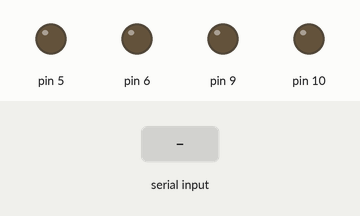
The sketch below on a simulated Arduino Uno, built with avr-gcc and run on an emulated ATmega328P. Parts: output pins drawn as LEDs (lit = HIGH). The inputs (shaded band) are chosen by the test bench.

Above: at 1.2 s.
1.3 s: "f" received over Serial
At 1.9 s:
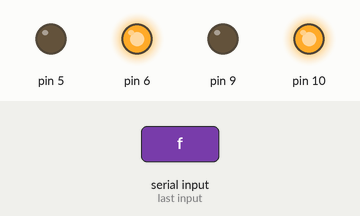
2.8 s: "b" received over Serial
At 4.0 s:
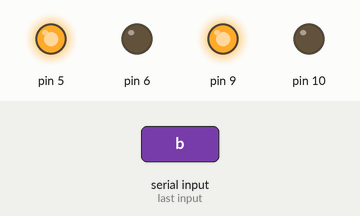
4.3 s: "l" received over Serial
At 5.3 s:
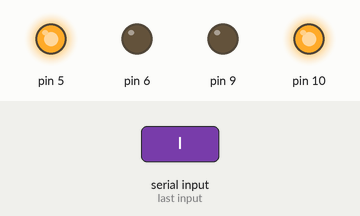
5.8 s: "r" received over Serial
At 6.5 s:
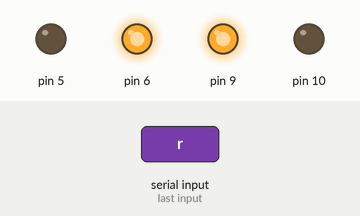
7.3 s: "s" received over Serial
At 7.6 s:
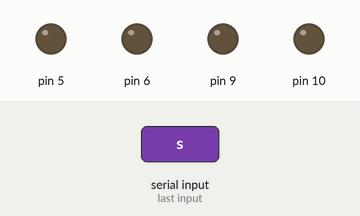
Timing chart, 0 to 9.8 s (numbered marks = the images above; inputs shaded):
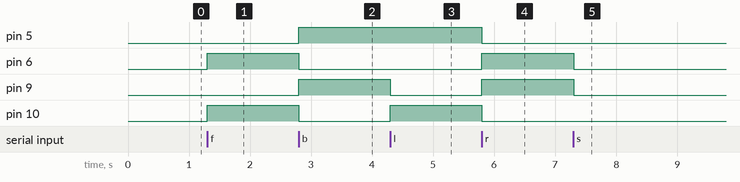

Measured:
- after the input at 1.3 s, pin 6, pin 10: LOW → HIGH at once
- after the input at 2.8 s, pin 5, pin 9: LOW → HIGH at once; pin 6, pin 10: HIGH → LOW at once
- after the input at 4.3 s, pin 9: HIGH → LOW at once; pin 10: LOW → HIGH at once
- after the input at 5.8 s, pin 5, pin 10: HIGH → LOW at once; pin 6, pin 9: LOW → HIGH at once
- after the input at 7.3 s, pin 6, pin 9: HIGH → LOW at once

The sketch:

CAR1.ino
```cpp
void setup()
{
  pinMode(5, OUTPUT);
  pinMode(6, OUTPUT);
  pinMode(9, OUTPUT);
  pinMode(10, OUTPUT);
  Serial.begin(9600);
}
int income=0;
void loop()
{
  if (Serial.available()>0)
  {
	income=Serial.read();
      switch(income)
      {
      	case 'f':
      		forward();break;
  		case 'b':
      		back();break;
  		case 'l':
      		left();break;
  		case 'r':
      		right();break;
        case 's':
        	stop();break;
      }
  }
}

void forward()
{
	digitalWrite(10,HIGH);
    digitalWrite(9,LOW);
    digitalWrite(6,HIGH);
    digitalWrite(5,LOW);
}

void back()
{
	digitalWrite(10,LOW);
    digitalWrite(9,HIGH);
    digitalWrite(6,LOW);
    digitalWrite(5,HIGH);
}

void left()
{
	digitalWrite(10,HIGH);
    digitalWrite(9,LOW);
    digitalWrite(6,LOW);
    digitalWrite(5,HIGH);
}

void right()
{
	digitalWrite(10,LOW);
    digitalWrite(9,HIGH);
    digitalWrite(6,HIGH);
    digitalWrite(5,LOW);
}

void stop()
{
	digitalWrite(10,LOW);
    digitalWrite(9,LOW);
    digitalWrite(6,LOW);
    digitalWrite(5,LOW);
}
```

TextMorse.c
```cpp
int comechar = 0;
int ledpin = 13;

void dash()
{
  digitalWrite(ledpin, HIGH);
  delay(1000);
  digitalWrite(ledpin, LOW);
  delay(250);
}
void space()
{
  delay(3000);
}

void dot()
{
  digitalWrite(ledpin,HIGH);
  delay(250);
  digitalWrite(ledpin, LOW);
  delay(250);
}

char MORSE[][5] = {
  {'*', '-'},{'-', '*', '*', '*'},{'-', '*', '-', '*'},{'-', '*', '*'},{'*'},{'*', '*', '-', '*'},{'-', '-', '*'},{'*', '*', '*', '*'},{'*', '*'},{'*', '-', '-', '-'},{'-', '*', '-'},{'*', '-', '*', '*'},{'-', '-'},{'-', '*'},{'-', '-', '-'},{'*', '-', '-', '*'},{'-', '-', '*', '-'},{'*', '-', '*'},{'*', '*', '*'},{'-'},{'*', '*', '-'},{'*', '*', '*', '-'},{'*', '-', '-'},{'-', '*', '*', '-'},{'-', '*', '-', '-'},{'-', '-', '*', '*'},
};
void setup()
{
  pinMode(ledpin,OUTPUT);
  Serial.begin(9600);
}

void loop()
{
  String morse = "";
  char sign;
  if (Serial.available() > 0)
  {
    comechar = Serial.read() - 97;
    if (comechar >= 0 && comechar <= 25)
    {
      morse = MORSE[comechar];
      morse += ' ';
      for (int i = 0;i < 5; i++)
      {
        sign = morse[i];
        if (sign == '*')
          dot();
        else if (sign == '-')
          dash();
        Serial.print(sign);
      }
      //Serial.print(morse);
    }
    else
    Serial.println();
    space();
  }
}
```
